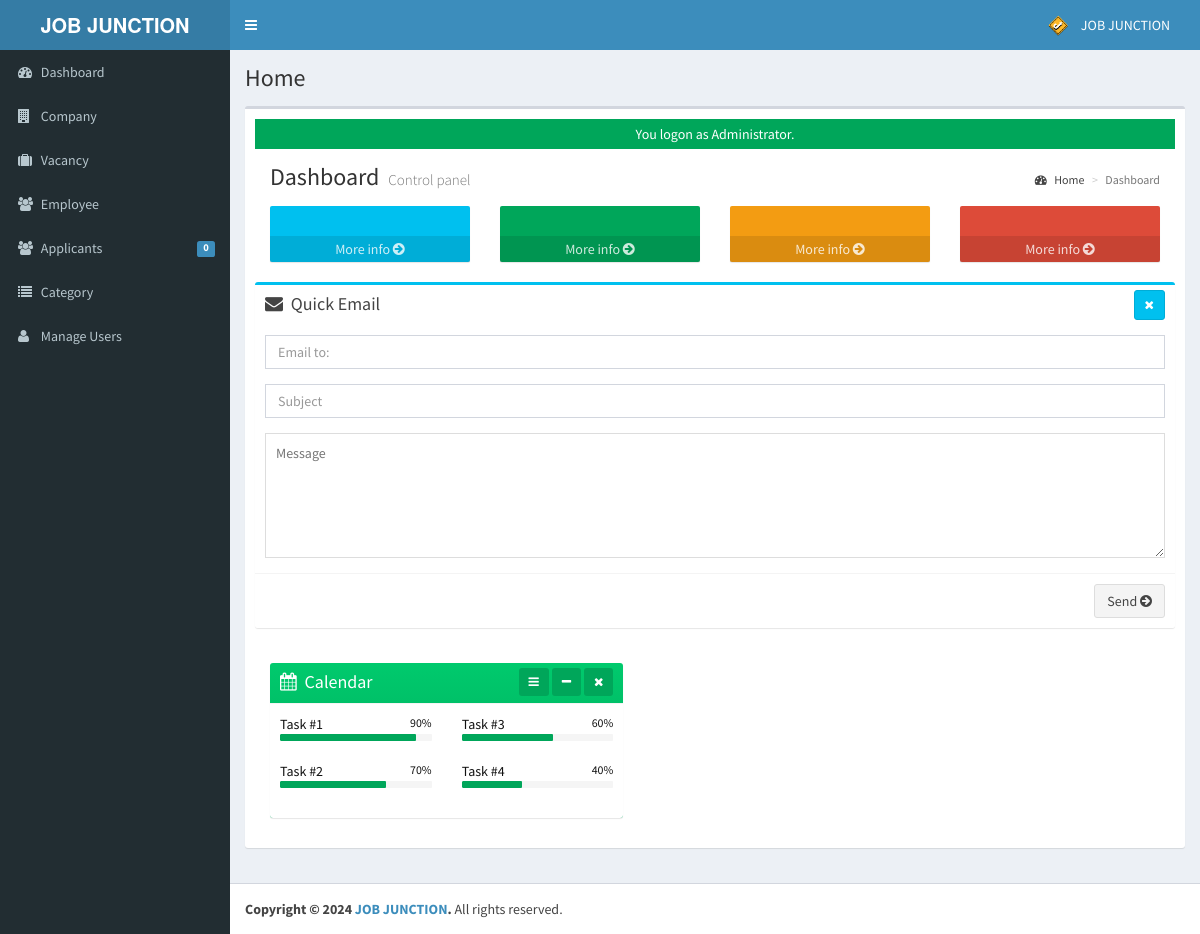
Page /admin/index.php (signed in) on the committed database.
### tables this page shows
CREATE TABLE `tblusers` (
  `USERID` varchar(30) NOT NULL,
  `FULLNAME` varchar(40) NOT NULL,
  `USERNAME` varchar(90) NOT NULL,
  `PASS` varchar(90) NOT NULL,
  `ROLE` varchar(30) NOT NULL,
  `PICLOCATION` varchar(255) NOT NULL
);

### admin/index.php (called while the page is built, shortened)
<?php
require_once("../include/initialize.php");
$view = (isset($_GET['page']) && $_GET['page'] != '') ? $_GET['page'] : '';
switch ($view) {
  default :
      $title="Home";
}
require_once("theme/templates.php");
?>

### include/database.php (called while the page is built, shortened)
<?php
class Database {
	var $sql_string = '';
	private $conn;
	public function open_connection() {
		$this->conn = mysqli_connect(server,user,pass);
		if(!$this->conn){
			echo "Problem in database connection! Contact administrator!";
			exit();
		}else{
			$db_select = mysqli_select_db($this->conn,database_name);
		}
	}
	function setQuery($sql='') {
		$this->sql_string=$sql;
	}
	function executeQuery() {
		$result = mysqli_query($this->conn,$this->sql_string);
		return $result;
	}
	private function confirm_query($result) {
		return $result;
	}
	function loadSingleResult() {
		$cur = $this->executeQuery();
		while ($row = mysqli_fetch_object($cur)) {
		return $data = $row;
		}
	}
}
$mydb = new Database();
?>

### include/accounts.php (called while the page is built, shortened)
<?php
require_once(LIB_PATH.DS.'database.php');
class User {
	protected static  $tblname = "tblusers";
	function single_user($id=""){
			global $mydb;
			$mydb->setQuery("SELECT * FROM ".self::$tblname."
				Where USERID= '{$id}' LIMIT 1");
			$cur = $mydb->loadSingleResult();
			return $cur;
	}
}
?>

### include/function.php (called while the page is built, shortened)
<?php
function currentpage(){
		$this_page = $_SERVER['SCRIPT_NAME'];
	    $bits = explode('/',$this_page);
		 return $bits[3];
	}
		?>

### admin/theme/templates.php (the view, shortened to what this page needs)
<!DOCTYPE html>
<html>
<head>
    <link rel="stylesheet" href="<?php echo web_root;?>bootstrap/css/bootstrap.min.css">
    <link rel="stylesheet" href="<?php echo web_root;?>plugins/font-awesome/css/font-awesome.min.css">
    <link rel="stylesheet" href="<?php echo web_root;?>dist/css/AdminLTE.min.css">
    <link rel="stylesheet" href="<?php echo web_root;?>dist/css/skins/_all-skins.min.css">
    <link rel="stylesheet" href="<?php echo web_root;?>plugins/iCheck/flat/blue.css">
    <link rel="stylesheet" href="<?php echo web_root;?>plugins/morris/morris.css">
    <link rel="stylesheet" href="<?php echo web_root;?>plugins/jvectormap/jquery-jvectormap-1.2.2.css">
    <link href="<?php echo web_root; ?>plugins/datepicker/bootstrap-datetimepicker.min.css" rel="stylesheet"
        media="screen">
    <link rel="stylesheet" href="<?php echo web_root;?>plugins/dataTables/jquery.dataTables.min.css">
    <link rel="stylesheet" href="<?php echo web_root;?>plugins/bootstrap-wysihtml5/bootstrap3-wysihtml5.min.css">
</head>
<body class="hold-transition skin-blue fixed sidebar-mini">
    <div class="wrapper">
        <header class="main-header">
            <a href="<?php echo web_root;?>/admin/" class="logo">
                <span class="logo-lg"><b>JOB JUNCTION</b></span>
            </a>
            <nav class="navbar navbar-static-top" role="navigation">
                <a href="#" class="sidebar-toggle" data-toggle="offcanvas" role="button">
                </a>
                <div class="navbar-custom-menu">
                    <ul class="nav navbar-nav">
                        <?php
              $user = New User();
              $singleuser = $user->single_user($_SESSION['ADMIN_USERID']);
          ?>
                        <li class="dropdown user user-menu" style="padding-right: 15px;">
                            <a href="#" class="dropdown-toggle" data-toggle="dropdown">
                                <img src="<?php echo web_root.'admin/user/'. $singleuser->PICLOCATION;?>"
                                    class="user-image" alt="User Image">
                                <span class="hidden-xs"><?php echo $singleuser->FULLNAME; ?></span>
                            </a>
                        </li>
                    </ul>
                </div>
            </nav>
        </header>
        <aside class="main-sidebar">
            <section class="sidebar">
                <ul class="sidebar-menu">
                    <li class="<?php echo (currentpage() == 'index.php') ? "active" : false;?>">
                        <a href="<?php echo web_root ;?>admin/">
                            <i class="fa fa-dashboard"></i> <span>Dashboard</span>
                        </a>
                    </li>
                    <li class="<?php echo (currentpage() == 'company') ? "active" : false;?>">
                        <a href="<?php echo web_root ;?>admin/company/">
                            <i class="fa fa-building"></i> <span>Company</span>
                        </a>
                    </li>
                    <li class="<?php echo (currentpage() == 'vacancy') ? "active" : false;?>">
                        <a href="<?php echo web_root ;?>admin/vacancy/">
                            <i class="fa fa-suitcase"></i> <span>Vacancy</span>
                        </a>
                    </li>
                    <li class="<?php echo (currentpage() == 'employee') ? "active" : false;?>">
                        <a href="<?php echo web_root ;?>admin/employee/">
                            <i class="fa fa-users"></i> <span>Employee</span>
                        </a>
                    </li>
                    <li class="<?php echo (currentpage() == 'applicants') ? "active" : false;?>">
                        <a href="<?php echo web_root ;?>admin/applicants/">
                            <i class="fa fa-users"></i> <span>Applicants</span>
                            <span class="label label-primary pull-right">
                                <?php
                $sql = "SELECT count(*) as 'APPL' FROM `tbljobregistration` WHERE `PENDINGAPPLICATION`=1";
                $mydb->setQuery($sql);
                $pending = $mydb->loadSingleResult();
                echo $pending->APPL;
              ?>
                            </span>
                        </a>
                    </li>
                    <li class="<?php echo (currentpage() == 'category') ? "active" : false;?>">
                        <a href="<?php echo web_root ;?>admin/category/">
                            <i class="fa fa-list"></i> <span>Category</span>
                        </a>
                    </li>
                    <li class="<?php echo (currentpage() == 'user') ? "active" : false;?>">
                        <a href="<?php echo web_root; ?>admin/user/">
                            <i class="fa fa-user"></i> <span>Manage Users</span> </a>
                    </li>
                </ul>
            </section>
        </aside>
        <div class="content-wrapper">
            <section class="content-header">
                <h1>
                    <?php echo isset($title) ? $title : ''; ?>
                </h1>
                <ol class="breadcrumb">
                </ol>
            </section>
            <section class="content">
                <div class="row">
                    <div class="col-xs-12">
                        <div class="box">
                            <div class="box-body">
                            </div>
                        </div>
        <footer class="main-footer">
            <strong>Copyright &copy; 2024 <a href="#">JOB JUNCTION</a>.</strong> All rights
            reserved.
        </footer>
</body>
</html>

### rows in the picture
tblusers: PICLOCATION (picture), FULLNAME "JOB JUNCTION"

### other values in the picture
$pending->APPL "0"
$title "Home"
$_SESSION['message'] "You logon as Administrator."
